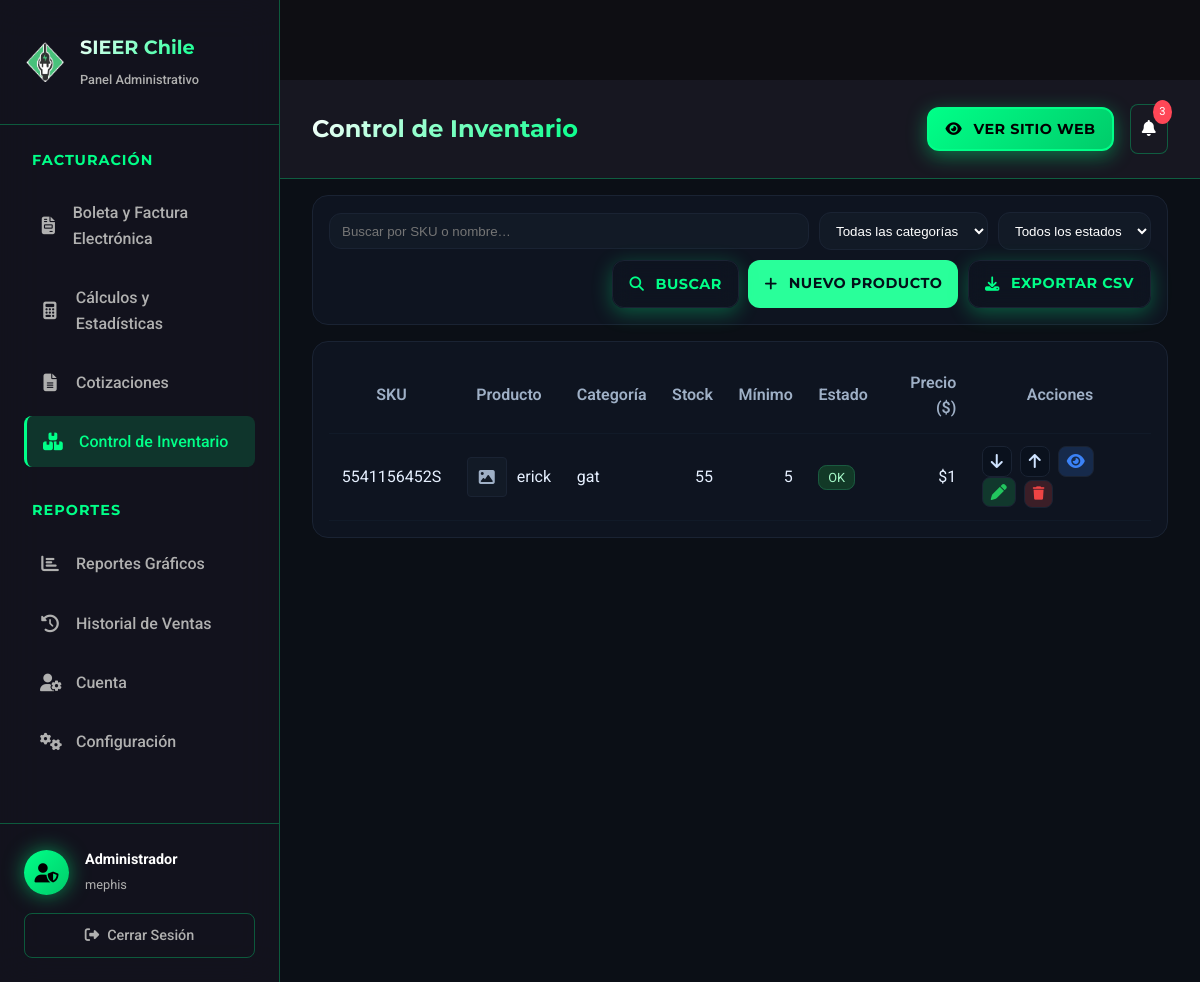
The app's page /inventario/ (signed in), older data.
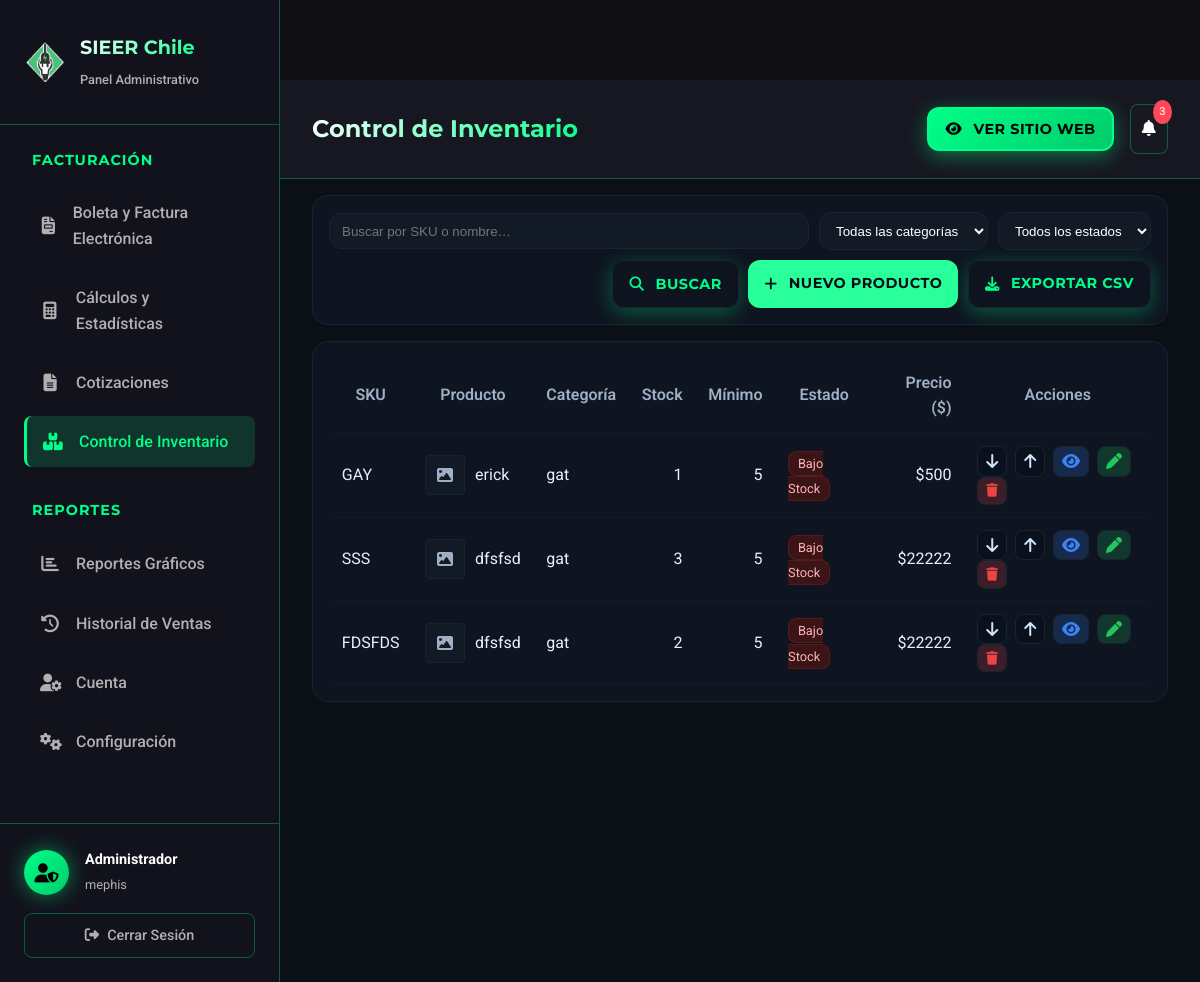
The same page, newer data.
### myapp/models.py (models this page shows, shortened)
class Producto(models.Model):
    ESTADO_CHOICES = [
        ('activo', 'Activo'),
        ('inactivo', 'Inactivo'),
        ('agotado', 'Agotado'),
    ]
    nombre = models.CharField(max_length=200, verbose_name="Nombre del Producto")
    descripcion = models.TextField(blank=True, verbose_name="Descripción")
    sku = models.CharField(max_length=50, unique=True, verbose_name="SKU Único")
    categoria = models.ForeignKey(Categoria, on_delete=models.PROTECT, verbose_name="Categoría")
    precio = models.DecimalField(
        max_digits=12,
        decimal_places=2,
        validators=[MinValueValidator(0)],
        verbose_name="Precio de Venta"
    )
    costo = models.DecimalField(
        max_digits=12,
        decimal_places=2,
        validators=[MinValueValidator(0)],
        default=0,
        verbose_name="Costo de Compra"
    )
    stock = models.IntegerField(
        validators=[MinValueValidator(0)],
        verbose_name="Stock Disponible",
        default=0
    )
    stock_minimo = models.IntegerField(
        default=5,
        validators=[MinValueValidator(0)],
        verbose_name="Stock Mínimo de Seguridad"
    )
    estado = models.CharField(max_length=10, choices=ESTADO_CHOICES, default='activo')
    activo = models.BooleanField(default=True, verbose_name="Activo en Sistema")
    potencia = models.CharField(max_length=50, blank=True, verbose_name="Potencia")
    voltaje = models.CharField(max_length=50, blank=True, verbose_name="Voltaje")
    dimensiones = models.CharField(max_length=100, blank=True, verbose_name="Dimensiones")
    icono = models.CharField(max_length=50, default='box', verbose_name="Icono FontAwesome")
    fecha_creacion = models.DateTimeField(auto_now_add=True)
    fecha_actualizacion = models.DateTimeField(auto_now=True)
    usuario_creacion = models.ForeignKey(User, on_delete=models.PROTECT, related_name='productos_creados')
    class Meta:
        db_table = 'productos'
        verbose_name = 'Producto'
        verbose_name_plural = 'Productos'
        ordering = ['-fecha_creacion']
        indexes = [
            models.Index(fields=['sku']),
            models.Index(fields=['categoria']),
            models.Index(fields=['estado']),
            models.Index(fields=['activo']),
        ]

class Categoria(models.Model):
    nombre = models.CharField(max_length=100, unique=True, verbose_name="Nombre de Categoría")
    descripcion = models.TextField(blank=True, verbose_name="Descripción")
    activo = models.BooleanField(default=True, verbose_name="Activa")
    fecha_creacion = models.DateTimeField(auto_now_add=True)
    class Meta:
        verbose_name = 'Categoría'
        verbose_name_plural = 'Categorías'
        db_table = 'categorias'
        ordering = ['nombre']

### myapp/views.py (the view, shortened to what this page needs)
# urls.py: path('inventario/', views.control_inventario_view, name='control_inventario'),
@login_required
@user_passes_test(is_admin)
def control_inventario_view(request):
    action = request.GET.get('action')
    producto_id = request.GET.get('producto_id')
    productos = Producto.objects.select_related('categoria').all().order_by('-fecha_creacion')
    query = request.GET.get('q')
    categoria_id = request.GET.get('categoria')
    estado = request.GET.get('estado')
    if query:
        productos = productos.filter(
            Q(nombre__icontains=query) |
            Q(sku__icontains=query) |
            Q(descripcion__icontains=query)
        )
    if categoria_id:
        productos = productos.filter(categoria_id=categoria_id)
    if estado == 'bajo':
        productos = productos.filter(stock__lte=F('stock_minimo'))
    elif estado == 'inactivo':
        productos = productos.filter(activo=False)
    elif estado == 'activo':
        productos = productos.filter(activo=True)
    if request.GET.get('export') == 'csv':
        return export_inventario_csv(productos)
    paginator = Paginator(productos, 20)
    page_number = request.GET.get('page')
    page_obj = paginator.get_page(page_number)
    categorias = Categoria.objects.filter(activo=True)
    context = {
        'productos': page_obj,
        'categorias': categorias,
        'mostrar_lista': True,
    }
    return render(request, 'admin/control_inventario.html', context)

### myapp/templates/admin/control_inventario.html (shortened to what this page needs)
{% load static %}
<!DOCTYPE html>
<html lang="es">
<head>
  <link rel="stylesheet" href="https://cdnjs.cloudflare.com/ajax/libs/font-awesome/6.4.0/css/all.min.css">
  <link rel="stylesheet" href="{% static 'css/base.css' %}">
  <link rel="stylesheet" href="{% static 'css/admin_panel.css' %}">
  <link rel="stylesheet" href="{% static 'css/inventario.css' %}">
</head>
<body>
<div class="admin-container">
  <aside class="admin-sidebar">
    <div class="sidebar-header">
      <div class="admin-logo">
        <img src="{% static 'img/logo.png' %}" alt="SIEER Chile Logo">
        <div class="logo-text">
          <h2>SIEER Chile</h2>
          <span>Panel Administrativo</span>
        </div>
      </div>
    </div>
    <nav class="sidebar-nav">
      <div class="nav-section">
        <h3>Facturación</h3>
        <ul>
          <li class="nav-item {% if request.resolver_match.url_name == 'admin_panel' %}active{% endif %}">
            <a href="{% url 'admin_panel' %}">
              <i class="fas fa-file-invoice"></i><span>Boleta y Factura Electrónica</span>
            </a>
          </li>
          <li class="nav-item {% if request.resolver_match.url_name == 'calculos_estadisticas' %}active{% endif %}">
            <a href="{% url 'calculos_estadisticas' %}">
              <i class="fas fa-calculator"></i><span>Cálculos y Estadísticas</span>
            </a>
          </li>
          <li class="nav-item {% if request.resolver_match.url_name == 'cotizaciones' %}active{% endif %}">
            <a href="{% url 'cotizaciones' %}">
              <i class="fas fa-file-alt"></i><span>Cotizaciones</span>
            </a>
          </li>
          <li class="nav-item {% if request.resolver_match.url_name == 'control_inventario' %}active{% endif %}">
            <a href="{% url 'control_inventario' %}">
              <i class="fas fa-boxes"></i><span>Control de Inventario</span>
            </a>
          </li>
        </ul>
      </div>
      <div class="nav-section">
        <h3>Reportes</h3>
        <ul>
          <li class="nav-item {% if request.resolver_match.url_name == 'reportes_graficos' %}active{% endif %}">
            <a href="{% url 'reportes_graficos' %}">
              <i class="fas fa-chart-bar"></i><span>Reportes Gráficos</span>
            </a>
          </li>
          <li class="nav-item {% if request.resolver_match.url_name == 'historial_ventas' %}active{% endif %}">
            <a href="{% url 'historial_ventas' %}">
              <i class="fas fa-history"></i><span>Historial de Ventas</span>
            </a>
          </li>
          <li class="nav-item {% if request.resolver_match.url_name == 'cuenta' %}active{% endif %}">
            <a href="{% url 'cuenta' %}">
              <i class="fas fa-user-cog"></i><span>Cuenta</span>
            </a>
          </li>
          <li class="nav-item {% if request.resolver_match.url_name == 'configuracion' %}active{% endif %}">
            <a href="{% url 'configuracion' %}">
              <i class="fas fa-cogs"></i><span>Configuración</span>
            </a>
          </li>
        </ul>
      </div>
    </nav>
    <div class="sidebar-footer">
      <div class="user-info">
        <div class="user-avatar"><i class="fas fa-user-shield"></i></div>
        <div class="user-details"><strong>Administrador</strong><span>{{ user.username }}</span></div>
      </div>
      <form method="post" action="{% url 'logout' %}" class="logout-form">
        <button type="submit" class="logout-btn"><i class="fas fa-sign-out-alt"></i>Cerrar Sesión</button>
      </form>
    </div>
  </aside>
  <main class="admin-main inv-page">
    <header class="admin-header">
      <div class="header-left">
        <h1>Control de <span class="accent">Inventario</span></h1>
      </div>
      <div class="header-right">
        <button class="btn btn-primary" onclick="window.location.href='/'">
          <i class="fas fa-eye"></i> VER SITIO WEB
        </button>
        <div class="notification-bell"><i class="fas fa-bell"></i><span class="notification-count">3</span></div>
      </div>
    </header>
    <div class="admin-content inv-container">
      {% if mostrar_formulario %}
      <div class="form-container">
        <div class="form-header">
          <h2>{{ titulo }}</h2>
          <a href="{% url 'control_inventario' %}" class="back-button">
            <i class="fas fa-arrow-left"></i> Volver al Inventario
          </a>
        </div>
        <form method="post" class="product-form">
          {% csrf_token %}
          {% if form.errors %}
          <div class="alert alert-error">
            <i class="fas fa-exclamation-triangle"></i>
            Por favor, corrige los errores en el formulario.
          </div>
          {% endif %}
          <div class="form-row">
            <div class="form-group">
              <label for="{{ form.nombre.id_for_label }}">{{ form.nombre.label }}</label>
              {{ form.nombre }}
              {% if form.nombre.errors %}
              <div class="error-text">{{ form.nombre.errors }}</div>
              {% endif %}
            </div>
            <div class="form-group">
              <label for="{{ form.sku.id_for_label }}">{{ form.sku.label }}</label>
              {{ form.sku }}
              {% if form.sku.errors %}
              <div class="error-text">{{ form.sku.errors }}</div>
              {% endif %}
            </div>
          </div>
          <div class="form-row">
            <div class="form-group">
              <label for="{{ form.categoria.id_for_label }}">{{ form.categoria.label }}</label>
              {{ form.categoria }}
              {% if form.categoria.errors %}
              <div class="error-text">{{ form.categoria.errors }}</div>
              {% endif %}
            </div>
            <div class="form-group">
              <label for="{{ form.precio.id_for_label }}">{{ form.precio.label }}</label>
              {{ form.precio }}
              {% if form.precio.errors %}
              <div class="error-text">{{ form.precio.errors }}</div>
              {% endif %}
            </div>
          </div>
          <div class="form-group full-width">
            <label for="{{ form.descripcion.id_for_label }}">{{ form.descripcion.label }}</label>
            {{ form.descripcion }}
            {% if form.descripcion.errors %}
            <div class="error-text">{{ form.descripcion.errors }}</div>
            {% endif %}
          </div>
          <div class="form-row">
            <div class="form-group">
              <label for="{{ form.stock.id_for_label }}">{{ form.stock.label }}</label>
              {{ form.stock }}
              {% if form.stock.errors %}
              <div class="error-text">{{ form.stock.errors }}</div>
              {% endif %}
            </div>
            <div class="form-group">
              <label for="{{ form.stock_minimo.id_for_label }}">{{ form.stock_minimo.label }}</label>
              {{ form.stock_minimo }}
              {% if form.stock_minimo.errors %}
              <div class="error-text">{{ form.stock_minimo.errors }}</div>
              {% endif %}
            </div>
          </div>
          <div class="form-row">
            <div class="form-group full-width">
              <div class="checkbox-group">
                {{ form.activo }}
                <label for="{{ form.activo.id_for_label }}" class="checkbox-label">
                  <i class="fas fa-check"></i>
                  {{ form.activo.label }}
                </label>
              </div>
              {% if form.activo.errors %}
              <div class="error-text">{{ form.activo.errors }}</div>
              {% endif %}
            </div>
          </div>
          <div class="form-actions">
            <button type="submit" class="btn btn-solid">
              <i class="fas fa-save"></i>
              Guardar Producto
            </button>
            <a href="{% url 'control_inventario' %}" class="btn btn-outline">
              <i class="fas fa-times"></i>
              Cancelar
            </a>
          </div>
        </form>
      </div>
      {% else %}
      <section class="inv-toolbar card">
        <form method="GET" class="filter-form">
          <input type="text" name="q" value="{{ request.GET.q }}" class="input search" placeholder="Buscar por SKU o nombre…">
          <select name="categoria" class="input">
            <option value="">Todas las categorías</option>
          </select>
          <select name="estado" class="input">
            <option value="">Todos los estados</option>
          </select>
          <div class="toolbar-actions">
            <button type="submit" class="btn btn-outline">
              <i class="fas fa-search"></i> Buscar
            </button>
            <a href="{% url 'control_inventario' %}?action=crear" class="btn btn-solid">
              <i class="fas fa-plus"></i> Nuevo producto
            </a>
            <a href="{% url 'control_inventario' %}?export=csv" class="btn btn-outline">
              <i class="fas fa-download"></i> Exportar CSV
            </a>
          </div>
        </form>
      </section>
      <section class="card inv-table-wrap">
        <table class="inv-table" id="tablaInventario">
          <thead>
            <tr>
              <th>SKU</th>
              <th>Producto</th>
              <th>Categoría</th>
              <th class="num">Stock</th>
              <th class="num">Mínimo</th>
              <th>Estado</th>
              <th class="num">Precio ($)</th>
              <th>Acciones</th>
            </tr>
          </thead>
          <tbody id="tbodyInventario">
            {% for producto in productos %}
            <tr data-sku="{{ producto.sku }}" data-categoria="{{ producto.categoria.nombre }}">
              <td>{{ producto.sku }}</td>
              <td>
                <div class="producto-info">
                  {% if producto.imagen_principal %}
                  <img src="{{ producto.imagen_principal.imagen.url }}" alt="{{ producto.nombre }}" class="producto-thumb">
                  {% else %}
                  <div class="producto-thumb no-image">
                    <i class="fas fa-image"></i>
                  </div>
                  {% endif %}
                  <span>{{ producto.nombre }}</span>
                </div>
              </td>
              <td>{{ producto.categoria.nombre }}</td>
              <td class="num">{{ producto.stock }}</td>
              <td class="num">{{ producto.stock_minimo }}</td>
              <td>
                {% if producto.stock <= producto.stock_minimo %}
                  <span class="badge danger">Bajo Stock</span>
                {% elif not producto.activo %}
                  <span class="badge warning">Inactivo</span>
                {% else %}
                  <span class="badge ok">OK</span>
                {% endif %}
              </td>
              <td class="num">${{ producto.precio|floatformat:0 }}</td>
              <td class="actions">
                <a href="{% url 'control_inventario' %}?action=movimiento&producto_id={{ producto.id }}" class="btn-icon in" title="Entrada de stock">
                  <i class="fas fa-arrow-down"></i>
                </a>
                <a href="{% url 'control_inventario' %}?action=movimiento&producto_id={{ producto.id }}" class="btn-icon out" title="Salida de stock">
                  <i class="fas fa-arrow-up"></i>
                </a>
                <a href="{% url 'control_inventario' %}?action=detalle&producto_id={{ producto.id }}" class="btn-icon view" title="Ver detalles">
                  <i class="fas fa-eye"></i>
                </a>
                <a href="{% url 'control_inventario' %}?action=editar&producto_id={{ producto.id }}" class="btn-icon edit" title="Editar">
                  <i class="fas fa-pen"></i>
                </a>
                <form method="post" action="{% url 'producto_delete' producto.id %}" class="delete-form" style="display: inline;">
                  <button type="submit" class="btn-icon delete" title="Eliminar" onclick="return confirm('¿Estás seguro de eliminar {{ producto.nombre }}?')">
                    <i class="fas fa-trash"></i>
                  </button>
                </form>
              </td>
            </tr>
            {% endfor %}
          </tbody>
        </table>
      </section>
      {% endif %}
    </div>
  </main>
</div>
</body>
</html>

Row changes from the older to the newer data that the page shows:
removed Producto: sku "5541156452S", nombre "erick", categoria.nombre "gat", stock "55", stock_minimo "5", activo "OK", precio "1"
added Producto: sku "GAY", nombre "erick", categoria.nombre "gat", stock "1", stock_minimo "5", shows "Bajo Stock", precio "500"
added Producto: sku "SSS", nombre "dfsfsd", categoria.nombre "gat", stock "3", stock_minimo "5", shows "Bajo Stock", precio "22222"
added Producto: sku "FDSFDS", nombre "dfsfsd", categoria.nombre "gat", stock "2", stock_minimo "5", shows "Bajo Stock", precio "22222"
